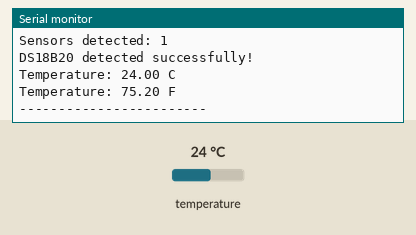
A sketch run on a simulated ESP32. Parts: the last lines printed to the serial monitor. Inputs (shaded band) come from the test bench; at power-on: temperature 24 °C.

Above: at 2.2 s.
2.3 s: temperature set to 12 °C
At 5.7 s:
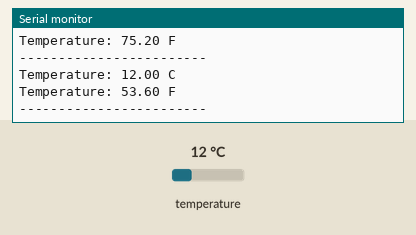
6.0 s: temperature set to 19 °C
At 7.9 s:
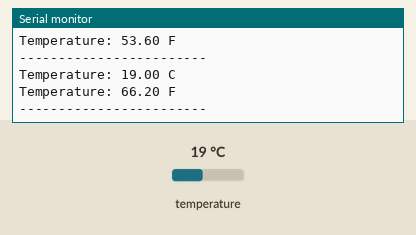
Timing chart, 0 to 9.4 s (numbered marks = the images above; inputs shaded):
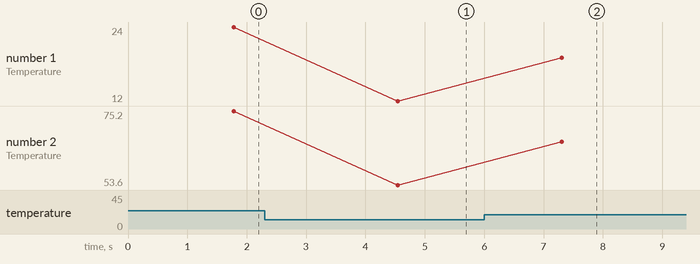

The sketch:

esp32_serial_test.ino
```cpp
#include <Arduino.h>
#include <OneWire.h>
#include <DallasTemperature.h>

// DS18B20 data pin
#define ONE_WIRE_BUS 4

OneWire oneWire(ONE_WIRE_BUS);
DallasTemperature sensors(&oneWire);

void setup() {
  Serial.begin(115200);
  delay(1000);

  Serial.println("\n=== DS18B20 SENSOR TEST ===");

  sensors.begin();

  int count = sensors.getDeviceCount();

  Serial.print("Sensors detected: ");
  Serial.println(count);

  if (count == 0) {
    Serial.println("ERROR: DS18B20 not detected!");
    Serial.println("Check GPIO 4, VCC, GND and 4.7k resistor.");
  } else {
    Serial.println("DS18B20 detected successfully!");
  }
}

void loop() {
  sensors.requestTemperatures();

  float tempC = sensors.getTempCByIndex(0);

  if (tempC == DEVICE_DISCONNECTED_C) {
    Serial.println("ERROR: Sensor disconnected or unreadable.");
  } else if (tempC == 85.0) {
    Serial.println("WARNING: 85 C reading; check sensor power and wiring.");
  } else if (tempC < -55.0 || tempC > 125.0) {
    Serial.println("ERROR: Temperature outside DS18B20 range.");
  } else {
    Serial.print("Temperature: ");
    Serial.print(tempC, 2);
    Serial.println(" C");

    Serial.print("Temperature: ");
    Serial.print((tempC * 9.0 / 5.0) + 32.0, 2);
    Serial.println(" F");
  }

  Serial.println("------------------------");
  delay(2000);
}
```

Measured:
- after the input at 2.3 s, the serial monitor: prints a new line after 2.2 s (image 1)
- after the input at 6.0 s, the serial monitor: prints a new line after 1.3 s (image 2)
- plotted number 1: 24 → 12 after the input at 2.3 s, 12 → 19 after the input at 6.0 s
- plotted number 2: 75.2 → 53.6 after the input at 2.3 s, 53.6 → 66.2 after the input at 6.0 s
